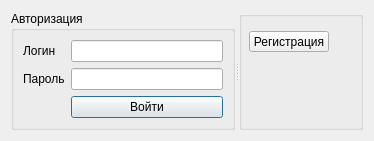
<?xml version="1.0" encoding="UTF-8"?>
<ui version="4.0">
 <class>Dubki</class>
 <widget class="QDialog" name="Dubki">
  <property name="windowModality">
   <enum>Qt::NonModal</enum>
  </property>
  <property name="geometry">
   <rect>
    <x>0</x>
    <y>0</y>
    <width>374</width>
    <height>138</height>
   </rect>
  </property>
  <property name="windowTitle">
   <string>Dialog</string>
  </property>
  <layout class="QGridLayout" name="gridLayout_3">
   <item row="0" column="0">
    <widget class="QSplitter" name="splitter">
     <property name="orientation">
      <enum>Qt::Horizontal</enum>
     </property>
     <widget class="QGroupBox" name="groupBox">
      <property name="title">
       <string>Авторизация</string>
      </property>
      <layout class="QGridLayout" name="gridLayout_2">
       <item row="0" column="0">
        <layout class="QGridLayout" name="gridLayout">
         <item row="0" column="0">
          <widget class="QLabel" name="label">
           <property name="text">
            <string>Логин</string>
           </property>
          </widget>
         </item>
         <item row="0" column="1">
          <widget class="QLineEdit" name="lineEdit"/>
         </item>
         <item row="1" column="0">
          <widget class="QLabel" name="label_2">
           <property name="text">
            <string>Пароль</string>
           </property>
          </widget>
         </item>
         <item row="1" column="1">
          <widget class="QLineEdit" name="lineEdit_2"/>
         </item>
         <item row="2" column="1">
          <widget class="QPushButton" name="pushButton_2">
           <property name="text">
            <string>Войти</string>
           </property>
          </widget>
         </item>
        </layout>
       </item>
      </layout>
     </widget>
     <widget class="QGroupBox" name="groupBox_2">
      <property name="title">
       <string/>
      </property>
      <widget class="QPushButton" name="pushButton">
       <property name="geometry">
        <rect>
         <x>10</x>
         <y>20</y>
         <width>80</width>
         <height>21</height>
        </rect>
       </property>
       <property name="text">
        <string>Регистрация</string>
       </property>
      </widget>
     </widget>
    </widget>
   </item>
  </layout>
 </widget>
 <resources/>
 <connections/>
</ui>
